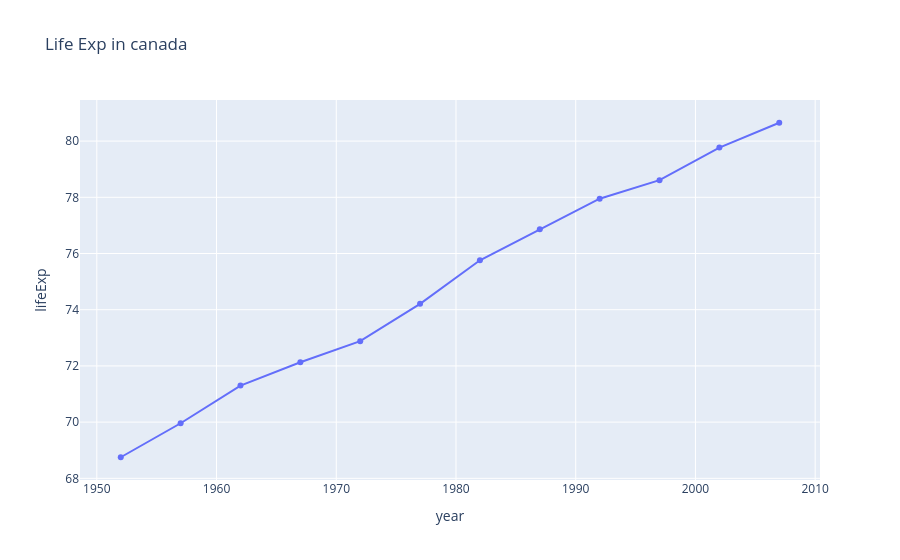

The notebook cell saved with this chart:
### Code cell
px.line(data_canada,x="year",y="lifeExp",title="Life Exp in canada",markers=True)

### Figure 1 — Plotly figure (JSON) as saved in the notebook; plotly's stock layout.template omitted (floating-point values rounded to 4 significant figures)
{"data": [{"hovertemplate": "year=%{x}<br>lifeExp=%{y}<extra></extra>", "legendgroup": "", "line": {"color": "#636efa", "dash": "solid"}, "marker": {"symbol": "circle"}, "mode": "lines+markers", "name": "", "orientation": "v", "showlegend": false, "type": "scatter", "x": [1952, 1957, 1962, 1967, 1972, 1977, 1982, 1987, 1992, 1997, 2002, 2007], "xaxis": "x", "y": [68.75, 69.96, 71.3, 72.13, 72.88, 74.21, 75.76, 76.86, 77.95, 78.61, 79.77, 80.65], "yaxis": "y"}], "layout": {"legend": {"tracegroupgap": 0}, "title": {"text": "Life Exp in canada"}, "xaxis": {"anchor": "y", "domain": [0, 1], "title": {"text": "year"}}, "yaxis": {"anchor": "x", "domain": [0, 1], "title": {"text": "lifeExp"}}}}
